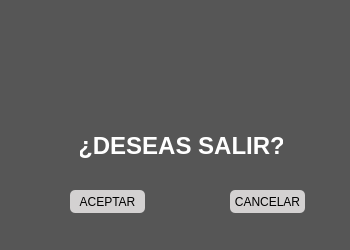
<?xml version="1.0" encoding="UTF-8"?>
<ui version="4.0">
 <class>dlgSalir</class>
 <widget class="QDialog" name="dlgSalir">
  <property name="geometry">
   <rect>
    <x>0</x>
    <y>0</y>
    <width>350</width>
    <height>250</height>
   </rect>
  </property>
  <property name="sizePolicy">
   <sizepolicy hsizetype="Fixed" vsizetype="Fixed">
    <horstretch>0</horstretch>
    <verstretch>130</verstretch>
   </sizepolicy>
  </property>
  <property name="minimumSize">
   <size>
    <width>350</width>
    <height>250</height>
   </size>
  </property>
  <property name="maximumSize">
   <size>
    <width>350</width>
    <height>250</height>
   </size>
  </property>
  <property name="windowTitle">
   <string>Salir</string>
  </property>
  <property name="windowIcon">
   <iconset resource="iconos.qrc">
    <normaloff>:/iconos/img/driver.ico</normaloff>:/iconos/img/driver.ico</iconset>
  </property>
  <property name="styleSheet">
   <string notr="true">QDialog{
background-color: rgb(86,86,86);
}

QLabel {
	color: rgb(255, 255, 255);
}

QPushButton {
    border-style: solid;
	border-color:#F9F0EF;
	background-color: #D3D1D1;
	color: rgb(0, 0, 0);
	border-radius: 5px;

}
</string>
  </property>
  <widget class="QPushButton" name="btnSalirNo">
   <property name="geometry">
    <rect>
     <x>230</x>
     <y>190</y>
     <width>75</width>
     <height>23</height>
    </rect>
   </property>
   <property name="sizePolicy">
    <sizepolicy hsizetype="Fixed" vsizetype="Fixed">
     <horstretch>0</horstretch>
     <verstretch>0</verstretch>
    </sizepolicy>
   </property>
   <property name="cursor">
    <cursorShape>PointingHandCursor</cursorShape>
   </property>
   <property name="layoutDirection">
    <enum>Qt::LeftToRight</enum>
   </property>
   <property name="text">
    <string>CANCELAR</string>
   </property>
  </widget>
  <widget class="QPushButton" name="btnSalirSi">
   <property name="geometry">
    <rect>
     <x>70</x>
     <y>190</y>
     <width>75</width>
     <height>23</height>
    </rect>
   </property>
   <property name="sizePolicy">
    <sizepolicy hsizetype="Fixed" vsizetype="Fixed">
     <horstretch>0</horstretch>
     <verstretch>0</verstretch>
    </sizepolicy>
   </property>
   <property name="cursor">
    <cursorShape>PointingHandCursor</cursorShape>
   </property>
   <property name="layoutDirection">
    <enum>Qt::LeftToRight</enum>
   </property>
   <property name="text">
    <string>ACEPTAR</string>
   </property>
  </widget>
  <widget class="QLabel" name="lblSalir">
   <property name="geometry">
    <rect>
     <x>80</x>
     <y>130</y>
     <width>203</width>
     <height>31</height>
    </rect>
   </property>
   <property name="sizePolicy">
    <sizepolicy hsizetype="Fixed" vsizetype="Fixed">
     <horstretch>0</horstretch>
     <verstretch>0</verstretch>
    </sizepolicy>
   </property>
   <property name="font">
    <font>
     <pointsize>18</pointsize>
     <weight>75</weight>
     <bold>true</bold>
    </font>
   </property>
   <property name="layoutDirection">
    <enum>Qt::LeftToRight</enum>
   </property>
   <property name="text">
    <string>¿DESEAS SALIR?</string>
   </property>
   <property name="alignment">
    <set>Qt::AlignCenter</set>
   </property>
  </widget>
  <widget class="QLabel" name="label">
   <property name="geometry">
    <rect>
     <x>130</x>
     <y>30</y>
     <width>81</width>
     <height>81</height>
    </rect>
   </property>
   <property name="sizePolicy">
    <sizepolicy hsizetype="Fixed" vsizetype="Fixed">
     <horstretch>0</horstretch>
     <verstretch>0</verstretch>
    </sizepolicy>
   </property>
   <property name="layoutDirection">
    <enum>Qt::LeftToRight</enum>
   </property>
   <property name="text">
    <string/>
   </property>
   <property name="pixmap">
    <pixmap resource="iconos.qrc">:/iconos/img/driver.ico</pixmap>
   </property>
   <property name="scaledContents">
    <bool>true</bool>
   </property>
  </widget>
 </widget>
 <resources>
  <include location="iconos.qrc"/>
  <include location="C:/Users/a22braisdr/.designer/backup/iconos.qrc"/>
 </resources>
 <connections/>
</ui>
